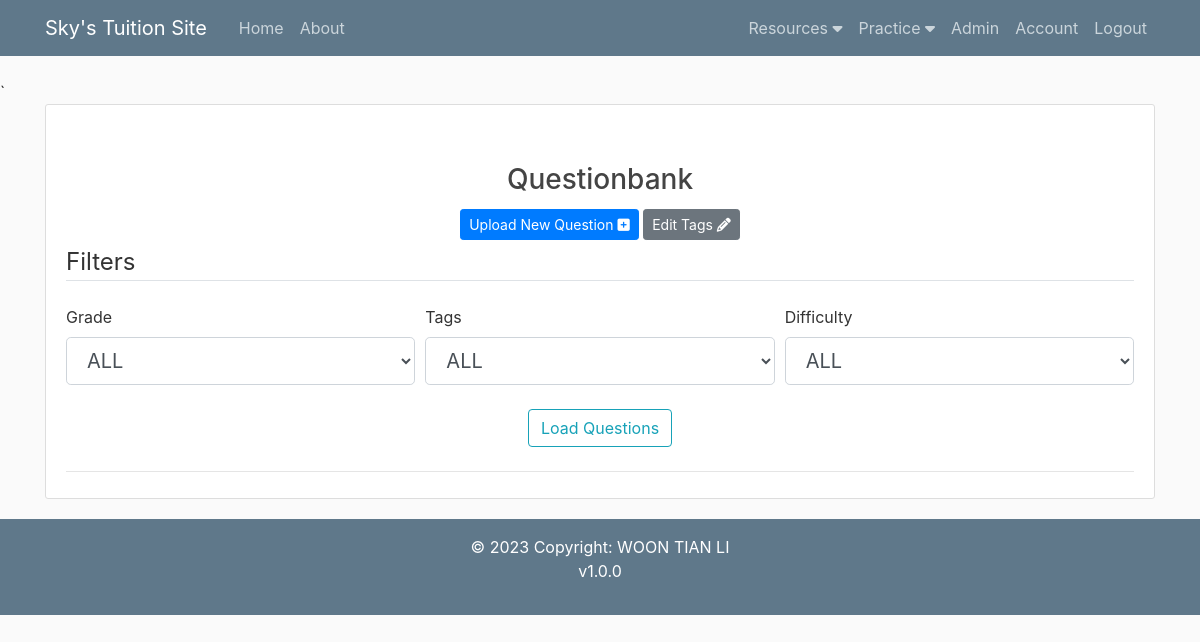
Page /questionbank/ALL/ALL/ALL (signed in) on the earlier database version.
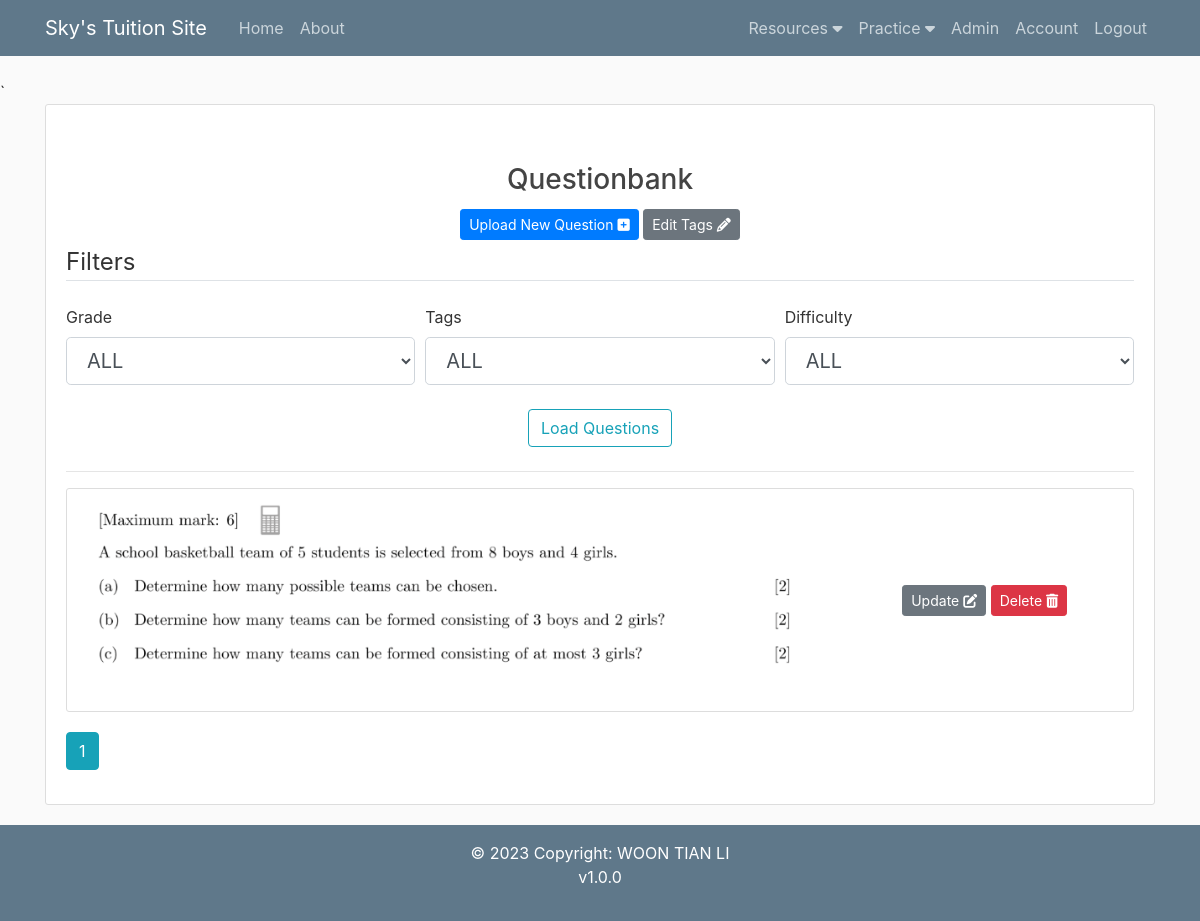
Same page on the later database version.
### flaskblog/models.py (models this page shows, shortened)
class Questionbank(db.Model):
    id = db.Column(db.Integer, primary_key = True)
    img = db.Column(db.Text, unique=True, nullable=False)
    grade = db.Column(db.String(200), nullable=False)
    tags = db.Column(db.String(200), nullable=False)
    difficulty = db.Column(db.String(100), nullable=False)
    answer = db.Column(db.String(200), nullable=False)
    date_posted = db.Column(db.DateTime, nullable=False, default = datetime.now)

### flaskblog/homeworks/routes.py (the view, shortened to what this page needs)
@homeworks.route("/questionbank/<string:grade>/<string:tags>/<string:difficulty>", methods=['GET', 'POST'])
@login_required
def questionbank(grade="ALL",tags="ALL",difficulty="ALL"):
    page = request.args.get('page', 1, type = int)
    form = QuestionForm()
    tags_temp = TagsList.query.all()
    form.tags.choices = ['ALL']
    form.tags.choices += ([i.tag for i in tags_temp])
    images = Questionbank.query.order_by(Questionbank.id.asc()).paginate(per_page=5, page=page)
    if request.method == 'GET':
        form.grade.data = grade
        form.tags.data = tags
        form.difficulty.data = difficulty
        if grade == "ALL":
            grade = "%{}%".format("")
        if tags == "ALL":
            tags = "%{}%".format("")
        else:
            tags = "%{}%".format(tags)
        if difficulty == "ALL":
            difficulty = "%{}%".format("")
        images = Questionbank.query.filter(Questionbank.tags.like(tags),
                                        Questionbank.grade.like(grade),
                                        Questionbank.difficulty.like(difficulty)
                                        ).order_by(Questionbank.id.asc()).paginate(per_page=5, page=page)
        return render_template('questionbank.html', images=images, form=form,legend="Filters")

### flaskblog/homeworks/forms.py
class QuestionForm(FlaskForm):
    title = StringField('Title')
    grade = SelectField('Grade', choices = ['ALL','IGCSE/O-Levels', 'IB/A-Levels'], validators=[DataRequired()])
    tags = SelectField('Tags', coerce=str, validators=[DataRequired()])
    difficulty = SelectField('Difficulty', choices = ['ALL','Easy','Moderate','Hard','Extreme'], validators=[DataRequired()])
    load_questions = SubmitField('Load Questions')
    submit = SubmitField('Post')

### flaskblog/models.py (called while the page is built)
@login_manager.user_loader
def load_user(user_id):
    return User.query.get(int(user_id))

### flaskblog/templates/questionbank.html (shortened to what the changed rows need)
{% extends "layout.html" %}
{% block content %}
    <div class="content-section">
        <form method="POST" action=""novalidate>
            <legend class="border-bottom mb-4">{{ legend }}</legend>
            <div class="form-row">
                <div class="col">
                </div>
                <div class="col">
                </div>
                <div class="col">
                </div>
            </div>
            <div class="my-4 text-center">
                <input type="submit" class="btn btn-outline-info" type="reset" name="action" value="Load Questions"/>
            </div>
            <hr>
            {% if images %}
                {% for image in images.items %}
                    <div class="content-section">
                        <div class="media align-items-center">
                            <img class="w-75 rounded" src="{{ url_for('static', filename='questionbank/' + image.img) }}">
                            <div class="text-center media-body">
                                <a class="btn btn-secondary btn-sm mt-1 mb-1" href="{{ url_for('homeworks.update_questionbank',questionbank_id=image.id) }}">Update <i class="fa-solid fa-pen-to-square"></i></a>
                                <a class="btn btn-danger btn-sm mt-1 mb-1" href="{{ url_for('homeworks.delete_questionbank',questionbank_id=image.id) }}">Delete <i class="fa-solid fa-trash-can"></i></a>
                            </div>
                        </div>
                    </div>
                {% endfor %}
            {% endif %}
            {% for page_num in images.iter_pages(left_edge=5, right_edge=5, left_current = 1, right_current=2) %}
                {% if page_num %}
                    {% if images.page==page_num %}
                        <a class="btn btn-info mb-4" href="{{ url_for('homeworks.questionbank', page=page_num, grade=form.grade.data, tags=form.tags.data, difficulty = form.difficulty.data) }}">{{ page_num }}</a>
                    {% else %}
                        <a class="btn btn-outline-info mb-4" href="{{ url_for('homeworks.questionbank', page=page_num, grade=form.grade.data, tags=form.tags.data, difficulty = form.difficulty.data) }}">{{ page_num }}</a>
                    {% endif %}
                {% else %}
                    ...
                {% endif %}
            {% endfor %}
        </form>
    </div>
{% endblock content %}

Differences in the rows shown:
added Questionbank: img (picture)
Other differences:
new list line: "1"
